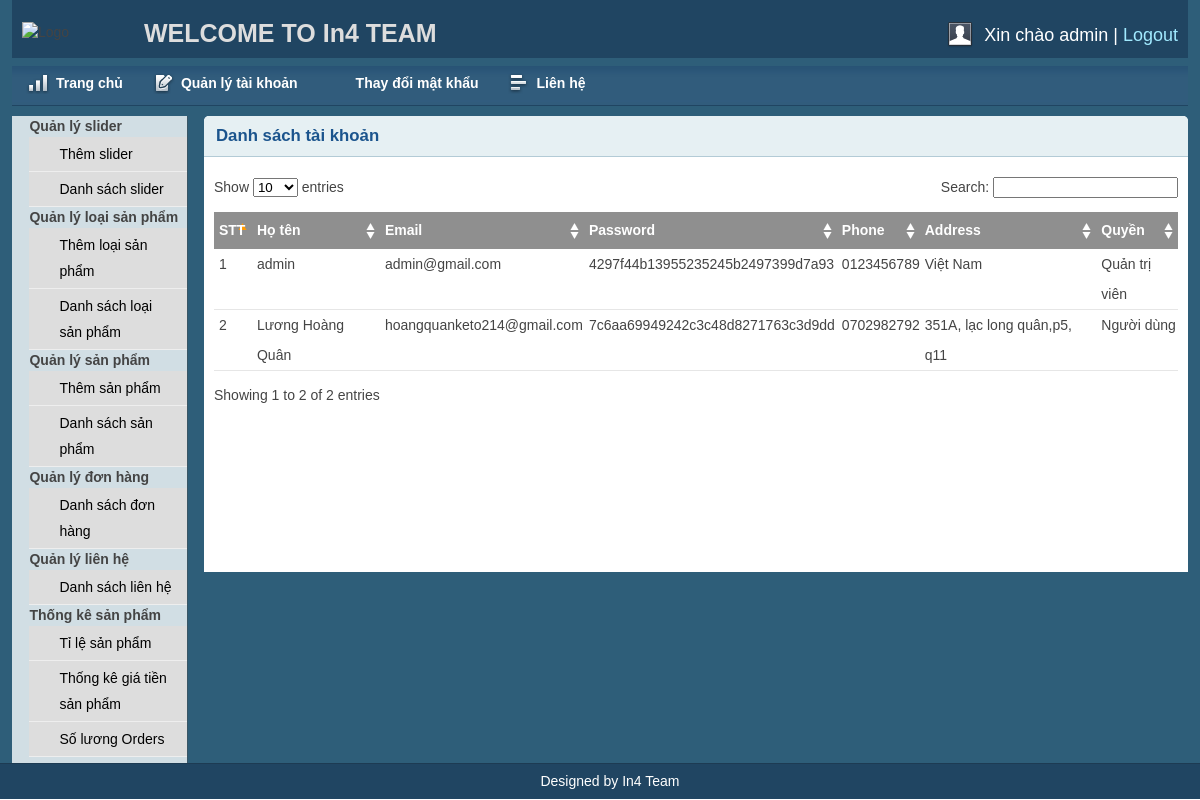
Before: /admin/userlist.php (signed in) with the older database file.
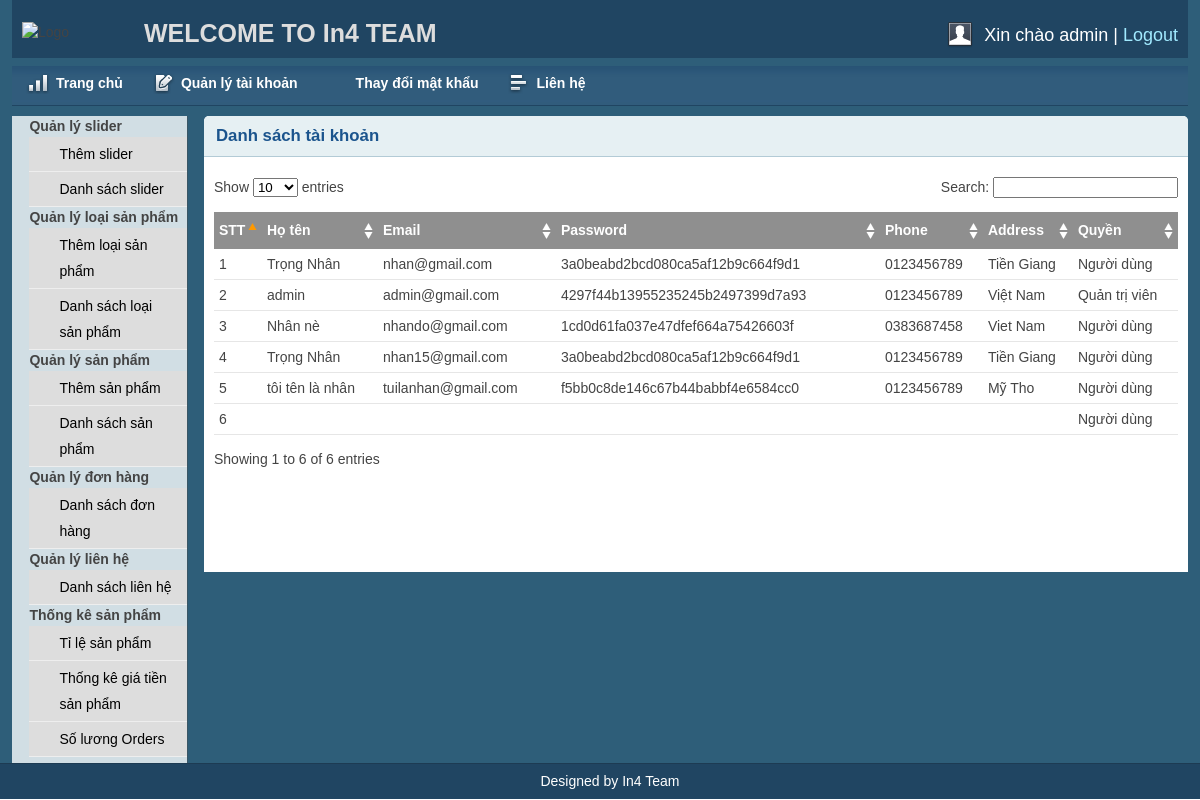
After: the same page with the newer database file.
### tables this page shows
CREATE TABLE `users` (
  `id` int(11) NOT NULL,
  `name` varchar(255) NOT NULL,
  `email` varchar(255) NOT NULL,
  `password` varchar(255) NOT NULL,
  `phone` varchar(255) NOT NULL,
  `address` varchar(255) NOT NULL,
  `role` int(11) NOT NULL DEFAULT 0
);

### lib/database.php (called while the page is built, shortened)
<?php
	class Database{
		public $host = "localhost";
		public $user = "root";
		public $pass = "";
		public $dbname = "shopcase";
		public $link ;
		public function connectDB(){
			$this->link = new mysqli($this->host,$this->user,$this->pass,$this->dbname);
		}
		public function select($query){
			$result = $this->link->query($query) or die($this->link->error.__LINE__);
			if($result->num_rows > 0){
				return $result;
			}else{
				return false;
			}
		}
	}
?>

### model/muser.php (called while the page is built, shortened)
<?php
	$url = $_SERVER['REQUEST_URI'];
	if (strlen(strstr($url,"admin")) > 0) {
		include_once"../lib/database.php";
	}else{
		include_once"./lib/database.php";
	}
?>
<?php
	class user{
		public static function getuser(){
			$db = new Database();
			$query ="select * from users";
			$ketqua = $db->select($query);
			return $ketqua;
		}
	}
?>

### admin/userlist.php (the view, shortened to what this page needs)
<?php include 'inc/header.php';?>
<?php include 'inc/sidebar.php';?>
<?php
	include"../model/muser.php";
?>
<div class="grid_10">
	<div class="box round first grid">
		<h2>Danh sách tài khoản</h2>
		<div class="block">
			<table class="data display datatable" id="example">
			<thead>
				<tr>
					<th>STT</th>
					<th>Họ tên</th>
					<th>Email</th>
					<th>Password</th>
					<th>Phone</th>
					<th>Address</th>
					<th>Quyền</th>
				</tr>
			</thead>
			<tbody>
			<?php
				$getuser = user::getuser();
				if($getuser):
					$i = 0;
					while($ketqua = $getuser->fetch_assoc()):
						$i++;
			?>
				<tr class="gradeX odd">
					<td><?=$i?></td>
					<td><?=$ketqua['name']?></td>
					<td><?=$ketqua['email']?></td>
					<td><?=$ketqua['password']?></td>
					<td><?=$ketqua['phone']?></td>
					<td><?=$ketqua['address']?></td>
					<td>
						<?php
							if($ketqua['role']==1){
								echo "Quản trị viên";
							}else{
								echo "Người dùng";
							}
						?>
					</td>
				</tr>
			<?php endwhile; endif; ?>
			</tbody>
		</table>
		</div>
	</div>
</div>
<?php include 'inc/footer.php';?>

Changed rows visible on the page:
removed users: name "Lương Hoàng Quân", email "hoangquanketo214@gmail.com", password "7c6aa69949242c3c48d8271763c3d9dd", phone "0702982792", address "351A, lạc long quân,p5, q11", role "Người dùng"
added users: name "Trọng Nhân", email "nhan@gmail.com", password "3a0beabd2bcd080ca5af12b9c664f9d1", phone "0123456789", address "Tiền Giang", role "Người dùng"
added users: name "Nhân nè", email "nhando@gmail.com", password "1cd0d61fa037e47dfef664a75426603f", phone "0383687458", address "Viet Nam", role "Người dùng"
added users: name "Trọng Nhân", email "nhan15@gmail.com", password "3a0beabd2bcd080ca5af12b9c664f9d1", phone "0123456789", address "Tiền Giang", role "Người dùng"
added users: name "tôi tên là nhân", email "tuilanhan@gmail.com", password "f5bb0c8de146c67b44babbf4e6584cc0", phone "0123456789", address "Mỹ Tho", role "Người dùng"
added users: role "Người dùng"
Other visible differences:
text written by a page script: "Show entries Search: Showing 1 to 2 of 2 entries" → "Show entries Search: Showing 1 to 6 of 6 entries"
